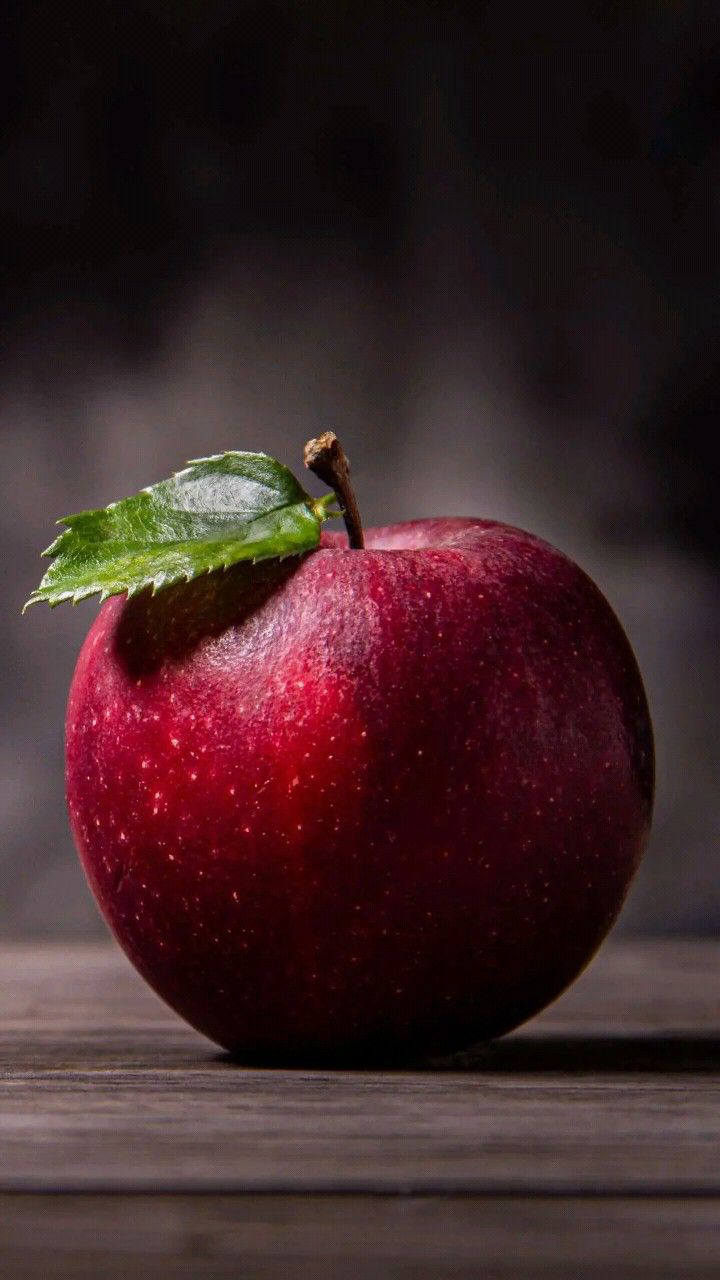
#> input picture ass3/2023CS10807_2021CS50602/part3/apple.png, 720 x 1280 px; its folder holds 3 pictures in this run
$ python wavelet_denoising.py
#> lines starting #> are read from the running program, lines starting #| are printed output that depends on the picture; long printed decimals are rounded
import numpy as np
import matplotlib.pyplot as plt
from PIL import Image
import os

class WaveletDenoising:


    def __init__(self):
        sqrt3 = np.sqrt(3.0)
        sqrt2 = np.sqrt(2.0)


        self.db2_h = np.array([
            (1.0 + sqrt3) / (4.0 * sqrt2),
            (3.0 + sqrt3) / (4.0 * sqrt2),
            (3.0 - sqrt3) / (4.0 * sqrt2),
            (1.0 - sqrt3) / (4.0 * sqrt2)
        ], dtype=float)


        self.db2_g = np.array([
            (1.0 - sqrt3) / (4.0 * sqrt2),
            -(3.0 - sqrt3) / (4.0 * sqrt2),
            (3.0 + sqrt3) / (4.0 * sqrt2),
            -(1.0 + sqrt3) / (4.0 * sqrt2)
        ], dtype=float)


        self.db2_h_rec = self.db2_h[::-1].copy()
        self.db2_g_rec = self.db2_g[::-1].copy()


    def haar_transform_1d(self, signal):
        n = len(signal)
        if n == 1:
            return signal.copy()
        half = n // 2
        res = np.zeros(n, dtype=float)
        res[:half] = (signal[::2] + signal[1::2]) / np.sqrt(2.0)
        res[half:] = (signal[::2] - signal[1::2]) / np.sqrt(2.0)
        return res

    def haar_inverse_1d(self, coeffs):
        n = len(coeffs)
        if n == 1:
            return coeffs.copy()
        half = n // 2
        approx = coeffs[:half]
        detail = coeffs[half:]
        res = np.zeros(n, dtype=float)
        res[::2] = (approx + detail) / np.sqrt(2.0)
        res[1::2] = (approx - detail) / np.sqrt(2.0)
        return res

    def multilevel_haar_transform(self, image, levels):
        result = image.copy().astype(float)
        h, w = result.shape
        for level in range(levels):
            size = h // (2 ** level)
            if size < 2:
                break
            sub = result[:size, :size].copy()

            for i in range(size):
                sub[i, :] = self.haar_transform_1d(sub[i, :])

            for j in range(size):
                sub[:, j] = self.haar_transform_1d(sub[:, j])
            result[:size, :size] = sub
        return result

    def multilevel_haar_inverse(self, coeffs, levels):
        result = coeffs.copy().astype(float)
        h, w = result.shape
        for level in range(levels - 1, -1, -1):
            size = h // (2 ** level)
            if size < 2:
                continue
            sub = result[:size, :size].copy()
            for j in range(size):
                sub[:, j] = self.haar_inverse_1d(sub[:, j])
            for i in range(size):
                sub[i, :] = self.haar_inverse_1d(sub[i, :])
            result[:size, :size] = sub
        return result


    def db2_transform_1d(self, signal):
        """
        Forward db2 1D transform: periodic extension, convolution then downsample.
        output: [approx(0..n/2-1), detail(0..n/2-1)] length n
        """
        n = len(signal)
        if n == 1:
            return signal.copy()
        half = n // 2

        approx = np.zeros(half, dtype=float)
        detail = np.zeros(half, dtype=float)
        L = len(self.db2_h)

        for i in range(half):
            idx = 2 * i

            s_approx = 0.0
            s_detail = 0.0
            for k in range(L):
                s_approx += self.db2_h[k] * signal[(idx + k) % n]
                s_detail += self.db2_g[k] * signal[(idx + k) % n]
            approx[i] = s_approx
            detail[i] = s_detail
        return np.concatenate([approx, detail])

    def db2_inverse_1d(self, coeffs):
        n = len(coeffs)
        if n == 1:
            return coeffs.copy()
        half = n // 2
        approx = coeffs[:half]
        detail = coeffs[half:]

        approx_up = np.zeros(n, dtype=float)
        detail_up = np.zeros(n, dtype=float)
        approx_up[0: n: 2] = approx
        detail_up[0: n: 2] = detail
        L = len(self.db2_h_rec)
        res = np.zeros(n, dtype=float)

        for i in range(n):
            val = 0.0

            for k in range(L):

                j = (i - k) % n
                val += self.db2_h_rec[k] * approx_up[j]
                val += self.db2_g_rec[k] * detail_up[j]
            res[i] = val
        return res

    def multilevel_db2_transform(self, image, levels):
        result = image.copy().astype(float)
        h, w = result.shape
        for level in range(levels):
            size = h // (2 ** level)
            if size < 2:
                break
            sub = result[:size, :size].copy()

            for i in range(size):
                sub[i, :] = self.db2_transform_1d(sub[i, :])

            for j in range(size):
                sub[:, j] = self.db2_transform_1d(sub[:, j])
            result[:size, :size] = sub
        return result

    def multilevel_db2_inverse(self, coeffs, levels):
        result = coeffs.copy().astype(float)
        h, w = result.shape
        for level in range(levels - 1, -1, -1):
            size = h // (2 ** level)
            if size < 2:
                continue
            sub = result[:size, :size].copy()
            for j in range(size):
                sub[:, j] = self.db2_inverse_1d(sub[:, j])
            for i in range(size):
                sub[i, :] = self.db2_inverse_1d(sub[i, :])
            result[:size, :size] = sub
        return result


    def estimate_noise_sigma(self, coeffs, levels):
        detail = self.get_detail_coefficients(coeffs, levels)
        if detail.size == 0:
            return 1.0
        mad = np.median(np.abs(detail - np.median(detail)))
        sigma = mad / 0.6745 if mad > 0 else np.std(detail)
        return sigma

    def universal_threshold(self, coeffs, levels):
        detail = self.get_detail_coefficients(coeffs, levels)
        N = max(1, detail.size)
        sigma = self.estimate_noise_sigma(coeffs, levels)
        return sigma * np.sqrt(2.0 * np.log(N + 1.0))

    def hard_threshold(self, coeffs, threshold, levels):
        result = coeffs.copy()
        h, w = result.shape
        coarse_size = h // (2 ** levels)

        mask = np.ones_like(result, dtype=bool)
        mask[:coarse_size, :coarse_size] = False
        result[mask & (np.abs(result) < threshold)] = 0.0
        return result

    def soft_threshold(self, coeffs, threshold, levels):
        result = coeffs.copy()
        h, w = result.shape
        coarse_size = h // (2 ** levels)
        for i in range(h):
            for j in range(w):
                if i >= coarse_size or j >= coarse_size:
                    val = result[i, j]
                    if np.abs(val) <= threshold:
                        result[i, j] = 0.0
                    else:
                        result[i, j] = np.sign(val) * (np.abs(val) - threshold)
        return result


    def get_detail_coefficients(self, coeffs, levels):
        h, w = coeffs.shape
        coarse_size = h // (2 ** levels)

        details = []
        for i in range(h):
            for j in range(w):
                if i >= coarse_size or j >= coarse_size:
                    details.append(coeffs[i, j])
        return np.array(details, dtype=float)

    def visualize_coefficients(self, coeffs, levels, title="Wavelet Coefficients", out_dir="./results"):
        os.makedirs(out_dir, exist_ok=True)
        vis = coeffs.copy()
        h, w = vis.shape
        coarse_size = h // (2 ** levels)

        for i in range(h):
            for j in range(w):
                if i >= coarse_size or j >= coarse_size:
                    vis[i, j] = vis[i, j] + 128.0
        vis = np.clip(vis, 0, 255)
        plt.figure(figsize=(6,6))
        plt.imshow(vis, cmap='gray', vmin=0, vmax=255)
        plt.title(title)
        plt.colorbar()
        plt.tight_layout()
        plt.savefig(os.path.join(out_dir, f"{title.replace(' ', '_')}.png"), dpi=150, bbox_inches='tight')
        plt.close()
        return vis

    def calculate_psnr(self, original, reconstructed):
        mse = np.mean((original - reconstructed) ** 2)
        if mse == 0:
            return float('inf')
        max_pixel = 255.0
        psnr = 20.0 * np.log10(max_pixel / np.sqrt(mse))
        return psnr

    def add_gaussian_noise(self, image, target_psnr=20):
        image = image.astype(float)
        max_pixel = 255.0
        sigma = max_pixel / (10.0 ** (target_psnr / 20.0))
        noise = np.random.normal(0.0, sigma, image.shape)
        noisy = image + noise
        noisy = np.clip(noisy, 0.0, 255.0)
        return noisy


def main():

    outdir = "./results"
    os.makedirs(outdir, exist_ok=True)

    print("Loading image.")
    image_path = "apple.png"
    img = Image.open(image_path).convert('L')
    img = img.resize((512, 512))
#> img: PIL image 512x512 L
    original = np.array(img).astype(float)
    denoiser = WaveletDenoising()

    print("Adding Gaussian noise (target PSNR = 20 dB).")
    noisy = denoiser.add_gaussian_noise(original, target_psnr=20)
#> in add_gaussian_noise, `noisy = image + noise`:
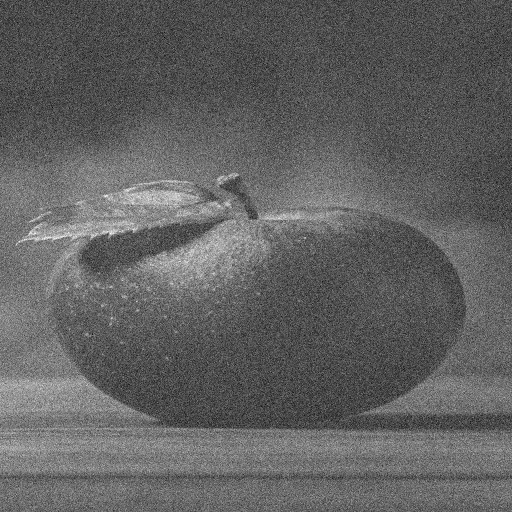
#> noisy: shape (512, 512) float64; min -111.7, max 297.3, mean 45.1; drawn with min black and max white
#> in add_gaussian_noise, `noisy = np.clip(noisy, 0.0, 255.0)`:
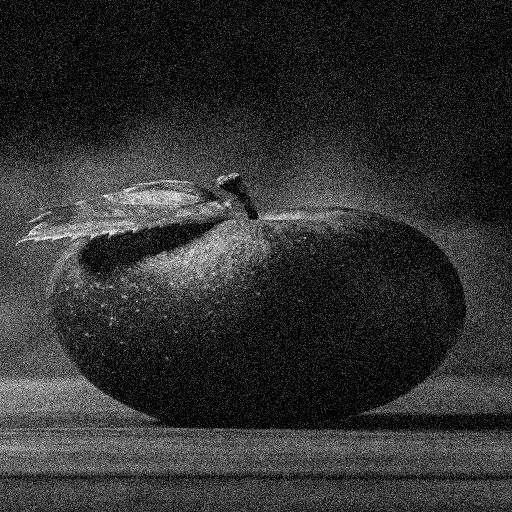
#> noisy: shape (512, 512) float64; min 0, max 255, mean 47.5
    print("Actual noisy PSNR:", denoiser.calculate_psnr(original, noisy))
#> in calculate_psnr, `mse = np.mean((original - reconstructed) ** 2)`: mse = 517.7
#> in calculate_psnr, `psnr = 20.0 * np.log10(max_pixel / np.sqrt(mse))`: psnr = 20.99
#| Actual noisy PSNR: 20.990

    levels = 4


    print("Computing Haar transform...")
    haar_orig = denoiser.multilevel_haar_transform(original, levels)
#> the loop in multilevel_haar_transform, `for level in range(levels):` made 4 passes
#> after the loop in multilevel_haar_transform, `for level in range(levels):`:
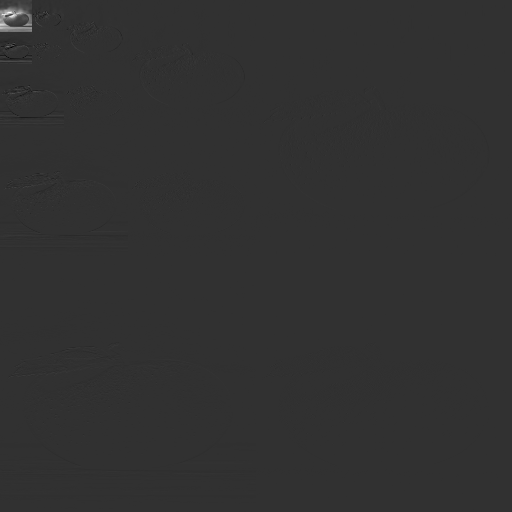
#> result: shape (512, 512) float64; min -657.7, max 2753.6, mean 2.8; drawn with min black and max white
    haar_noisy = denoiser.multilevel_haar_transform(noisy, levels)
    denoiser.visualize_coefficients(haar_orig, levels, "Haar_Original_Coefficients", outdir)
#> in visualize_coefficients, `plt.savefig(os.path.join(out_dir, f"{title.replace(' ', '_')}.png"), d..`:
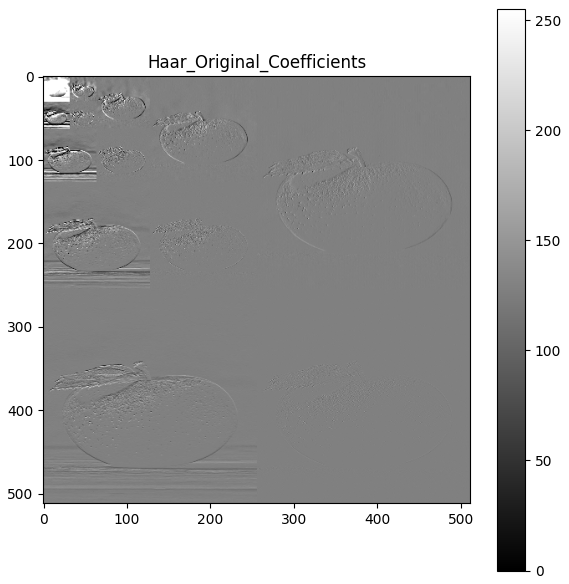
#> figure drawn by matplotlib, 2 panels
    denoiser.visualize_coefficients(haar_noisy, levels, "Haar_Noisy_Coefficients", outdir)


    t_haar = denoiser.universal_threshold(haar_noisy, levels)
    print(f"Haar automatic universal threshold: {t_haar:.3f}")
#| Haar automatic universal threshold: 112.299

    hard = denoiser.hard_threshold(haar_noisy, t_haar, levels)
    soft = denoiser.soft_threshold(haar_noisy, t_haar, levels)
    hard_rec = np.clip(denoiser.multilevel_haar_inverse(hard, levels), 0, 255)
#> after the loop in multilevel_haar_inverse, `for level in range(levels - 1, -1, -1):`:
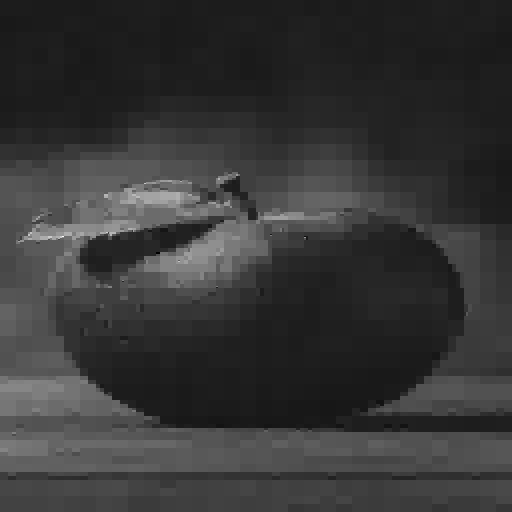
#> result: shape (512, 512) float64; min -18.47, max 289, mean 47.5; drawn with min black and max white
    soft_rec = np.clip(denoiser.multilevel_haar_inverse(soft, levels), 0, 255)
    print("Haar PSNR hard:", denoiser.calculate_psnr(original, hard_rec))
#| Haar PSNR hard: 28.515
    print("Haar PSNR soft:", denoiser.calculate_psnr(original, soft_rec))
#| Haar PSNR soft: 27.460
    Image.fromarray(hard_rec.astype(np.uint8)).save(os.path.join(outdir, "Haar_auto_hard.png"))
    Image.fromarray(soft_rec.astype(np.uint8)).save(os.path.join(outdir, "Haar_auto_soft.png"))


    print("Computing DB2 transform...")
    db2_orig = denoiser.multilevel_db2_transform(original, levels)
#> after the loop in multilevel_db2_transform, `for level in range(levels):`:
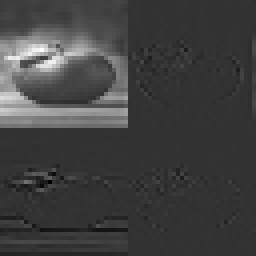
#> sub: shape (64, 64) float64 (shown 4 times larger); min -653.5, max 2629.4, mean 181.3; drawn with min black and max white
    db2_noisy = denoiser.multilevel_db2_transform(noisy, levels)
    denoiser.visualize_coefficients(db2_orig, levels, "DB2_Original_Coefficients", outdir)
    denoiser.visualize_coefficients(db2_noisy, levels, "DB2_Noisy_Coefficients", outdir)
#> call 4 of visualize_coefficients, with levels = 4, title = 'DB2_Noisy_Coefficients', out_dir = './results'
#> in visualize_coefficients (call 4), `vis = np.clip(vis, 0, 255)`:
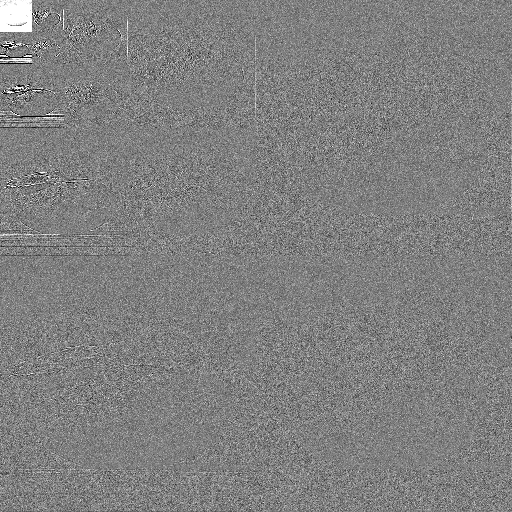
#> vis: shape (512, 512) float64; min 0, max 255, mean 128.5


    t_db2 = denoiser.universal_threshold(db2_noisy, levels)
    print(f"DB2 automatic universal threshold: {t_db2:.3f}")
#| DB2 automatic universal threshold: 112.192

    hard_db2 = denoiser.hard_threshold(db2_noisy, t_db2, levels)
    soft_db2 = denoiser.soft_threshold(db2_noisy, t_db2, levels)
    hard_db2_rec = np.clip(denoiser.multilevel_db2_inverse(hard_db2, levels), 0, 255)
    soft_db2_rec = np.clip(denoiser.multilevel_db2_inverse(soft_db2, levels), 0, 255)
    print("DB2 PSNR hard:", denoiser.calculate_psnr(original, hard_db2_rec))
#| DB2 PSNR hard: 17.170
    print("DB2 PSNR soft:", denoiser.calculate_psnr(original, soft_db2_rec))
#| DB2 PSNR soft: 17.271
    Image.fromarray(hard_db2_rec.astype(np.uint8)).save(os.path.join(outdir, "DB2_auto_hard.png"))
    Image.fromarray(soft_db2_rec.astype(np.uint8)).save(os.path.join(outdir, "DB2_auto_soft.png"))

    print("Done. Check ./results for outputs.")

if __name__ == "__main__":
    main()
